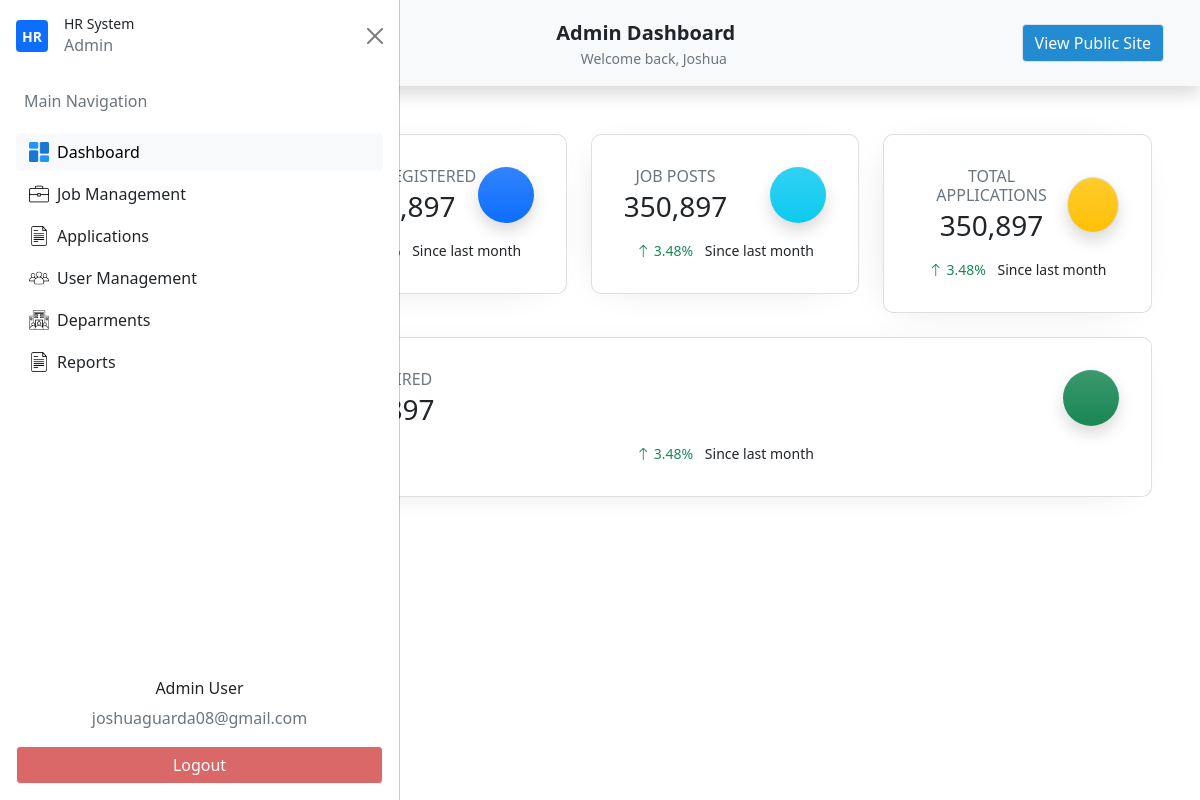
/admin-dashboard/ (signed in), run on an earlier commit of the app's database.
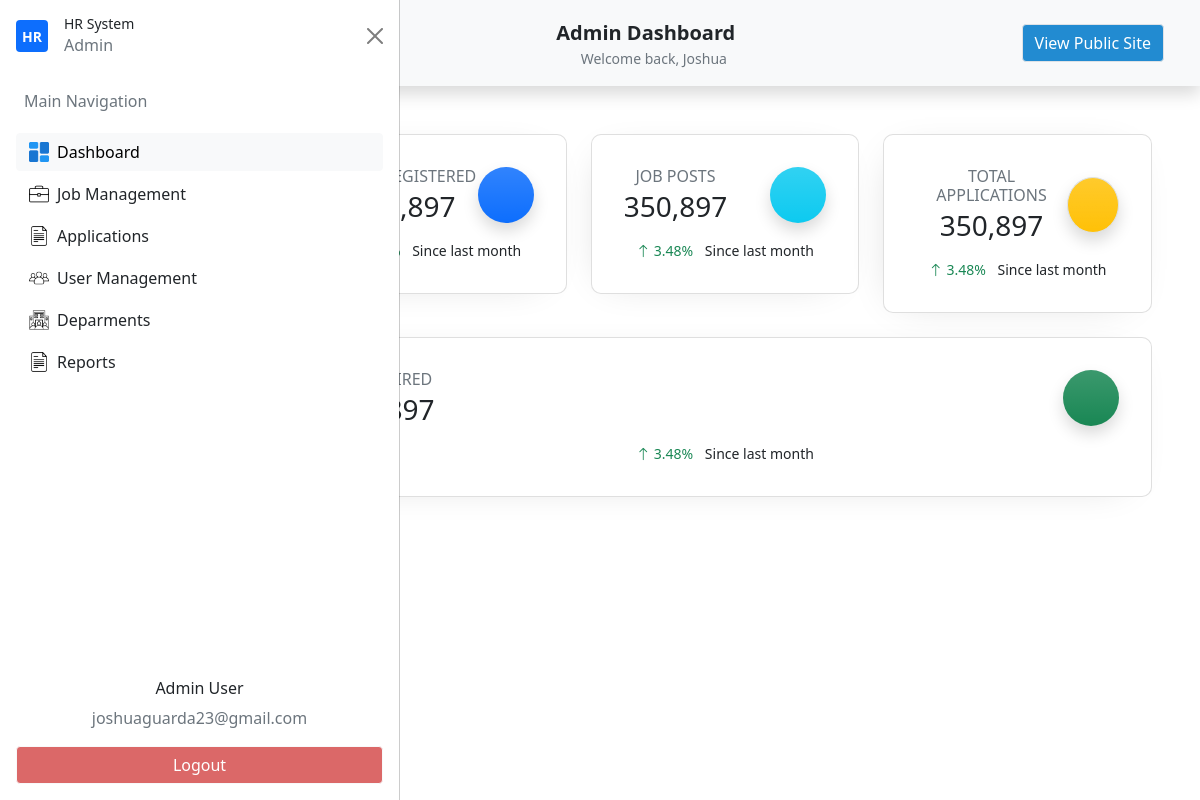
And on a later commit of the database.
### my_app/models.py (models this page shows, shortened)
class Users(db.Model,UserMixin):
    id = db.Column(db.Integer(),primary_key=True)
    firstname=db.Column(db.String(length=30),nullable=False)
    lastname=db.Column(db.String(length=30),nullable=False)
    email_address=db.Column(db.String(length=51),nullable=False)
    password_hash=db.Column(db.String(length=30),nullable=False)
    address_1 = db.Column(db.String(length=120),nullable=True)
    address_2 = db.Column(db.String(length=100),nullable=True)
    brgy_id = db.Column(db.String(),nullable=True)
    munci_id = db.Column(db.String(),nullable=True)
    prov_id = db.Column(db.String(),nullable=True)
    zipcode = db.Column(db.String(),nullable=True)
    mobile_number = db.Column(db.String(length=11),nullable=True)
    phone_number = db.Column(db.String(length=8),nullable=True)
    profile_picture =db.Column(db.String(),nullable=True)
    department_id =db.Column(db.Integer(),db.ForeignKey('department.id'))
    department = db.relationship('Department')
    user_type_id = db.Column(db.Integer(),db.ForeignKey('usertype.id'))
    user_type = db.relationship('Usertype')
    creation_date = db.Column(db.Date(),nullable=False)
    write_date =  db.Column(db.Date(),nullable=False)
    @property
    def password(self):
        raise AttributeError("Password is write-only.")

### my_app/routes.py (the view)
@app.route('/admin-dashboard/')
@login_required
def admin_dashboard():
    if current_user.user_type.name != "admin":
        return redirect(url_for("home_page"))
    return render_template("admin/admin_dashboard.html",show_navbar=False)

### my_app/models.py (called while the page is built)
@login_manager.user_loader
def load_user(user_id):
    return Users.query.get(int(user_id))

    def __str__(self):
        return self.name

### my_app/templates/admin/admin_dashboard.html (shortened to what the changed rows need)
{% extends "dashboard/base_dashboard.html"%}

### my_app/templates/dashboard/base_dashboard.html (shortened to what the changed rows need)
{% extends "base.html"%}
{% block content %}
    <nav class="navbar navbar-expand-lg navbar-light bg-light shadow p-4 custom-nav-class">
        <div class="container">
            {% if current_user.user_type.name=='admin' or current_user.user_type.name=='internal'%}
                <div class="d-flex w-100 justify-content-between align-items-center position-relative">
                    <button class="btn btn-light d-flex justify-content-center align-items-center p-2 dashboard_side_btn" type="button" data-bs-toggle="offcanvas" data-bs-target="#offcanvasScrolling" aria-controls="offcanvasScrolling">
                    </button>
                    <div class="position-absolute start-50 translate-middle-x text-center">
                        <a class="navbar-brand fw-bold mb-0 text-dark" href="{{ url_for('admin_dashboard') }}">
                            <span>{{ current_user.user_type|capitalize }}</span> Dashboard
                        </a>
                        <div class="text-muted small">Welcome back, {{ current_user.firstname|capitalize }}</div>
                    </div>
                </div>
            {% endif %}
        </div>
    </nav>
    {% if current_user.user_type.name=='admin' or current_user.user_type.name=='internal'%}
    <div class="offcanvas offcanvas-start" data-bs-scroll="true" data-bs-backdrop="false" tabindex="-1" id="offcanvasScrolling" aria-labelledby="offcanvasScrollingLabel">
        <div class="offcanvas-header">
            <div class="d-flex align-items-center gap-2">
                <div class="d-flex align-items-center justify-content-center bg-primary rounded me-2" style="width: 2rem; height: 2rem;">
                    <span class="text-white fw-bold small">HR</span>
                </div>
                <div id="hr-details">
                    <h2 class="fw-semibold small mb-0">HR System</h2>
                    <p class="text-muted text-xs mb-0">{{ current_user.user_type|capitalize }}</p>
                </div>
            </div>
            <button type="button" class="btn-close text-reset" data-bs-dismiss="offcanvas" aria-label="Close"></button>
        </div>
        <div class="offcanvas-body">
            <ul class="nav flex-column gap-1">
                <li class="nav-item">
                    <p class="text-muted text-start px-2">Main Navigation</p>
                </li>
                <li class="nav-item">
                    <button class="btn btn-light w-100 text-start d-flex align-items-center dashboard_side_btn" onclick="location.href='{{ url_for('admin_dashboard') }}'" >
                        <img src="{{ url_for('static', filename='builtin/icons/dashboard.png') }}" width="20" class="me-2">
                        Dashboard
                    </button>
                </li>
                <li class="nav-item">
                   <button class="btn  w-100 text-start d-flex align-items-center dashboard_side_btn">
                         <img src="{{ url_for('static', filename='builtin/icons/briefcase.png') }}" width="20" class="me-2">
                        Job Management
                    </button>
                </li>
                <li class="nav-item">
                    <button class="btn  w-100 text-start d-flex align-items-center dashboard_side_btn">
                         <img src="{{ url_for('static', filename='builtin/icons/file.png') }}" width="20" class="me-2">
                        Applications
                    </button>
                </li>
                <li class="nav-item">
                   <button class="btn  w-100 text-start d-flex align-items-center dashboard_side_btn" onclick="location.href='{{ url_for('admin_dashboard_manage_users') }}'">
                        <img src="{{ url_for('static', filename='builtin/icons/group.png') }}" width="20" class="me-2">
                        User Management
                    </button>
                </li>
                <li class="nav-item">
                   <button class="btn  w-100 text-start d-flex align-items-center dashboard_side_btn">
                         <img src="{{ url_for('static', filename='builtin/icons/corporation.png') }}" width="20" class="me-2">
                        Deparments
                    </button>
                </li>
                <li class="nav-item">
                   <button class="btn  w-100 text-start d-flex align-items-center dashboard_side_btn">
                         <img src="{{ url_for('static', filename='builtin/icons/file.png') }}" width="20" class="me-2">
                        Reports
                    </button>
                </li>
            </ul>
        </div>
        <div class="offcanvas-footer p-3">
            <div class="text-center">
                <h6>{{current_user.user_type|capitalize}} User</h6>
                <p class='text-muted'>{{current_user.email_address}}</p>
            </div>
            <button id="logout-btn" class="btn btn-light w-100" onclick="location.href='{{ url_for('logout_page') }}'">
                Logout
            </button>
        </div>
    </div>
    {% endif %}
{% endblock%}

What changed in the data, as far as the page shows it:
changed Users "Joshua": email_address "joshuaguarda08@gmail.com" → "joshuaguarda23@gmail.com"
